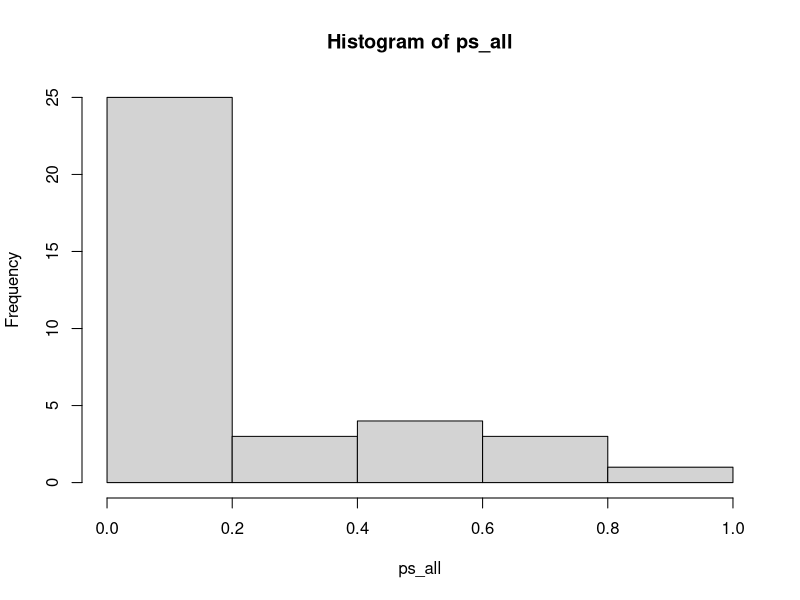
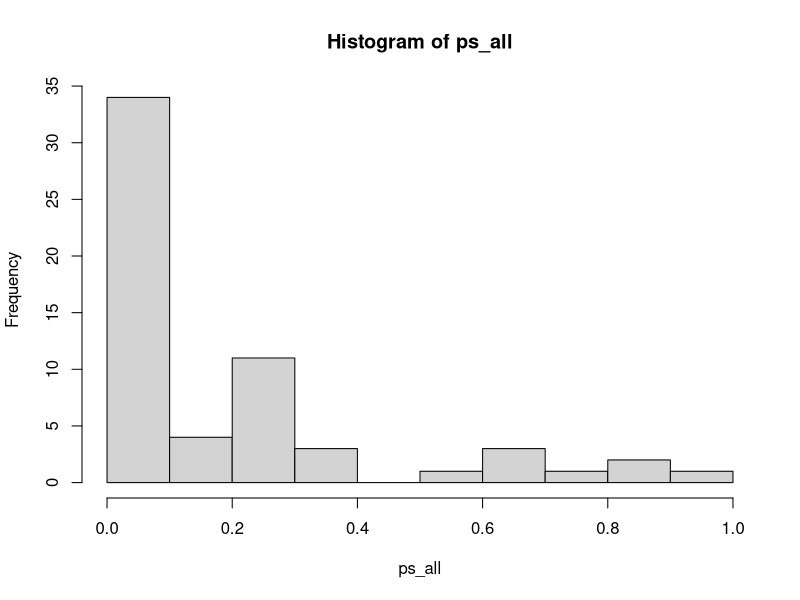
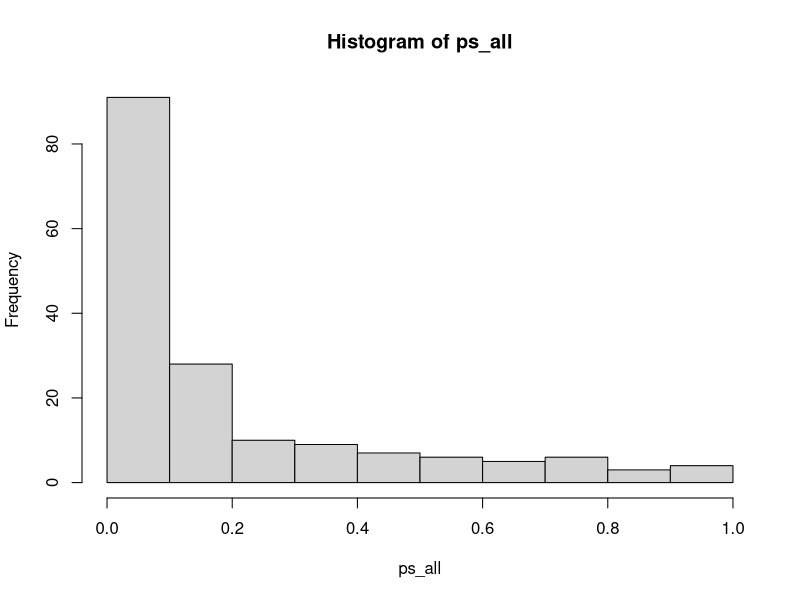
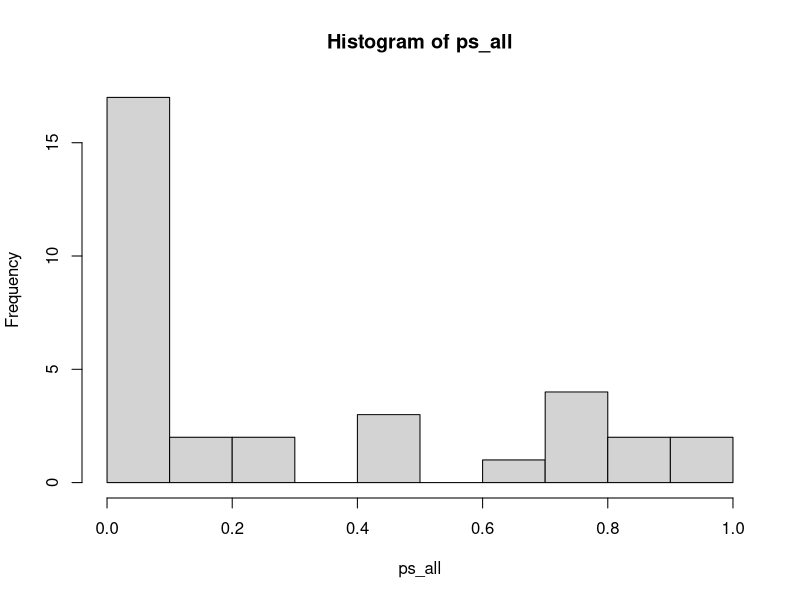
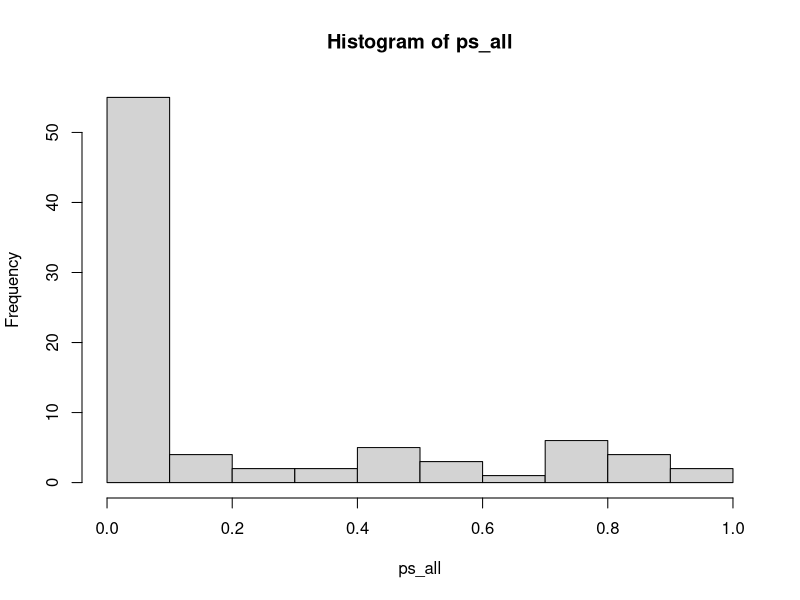
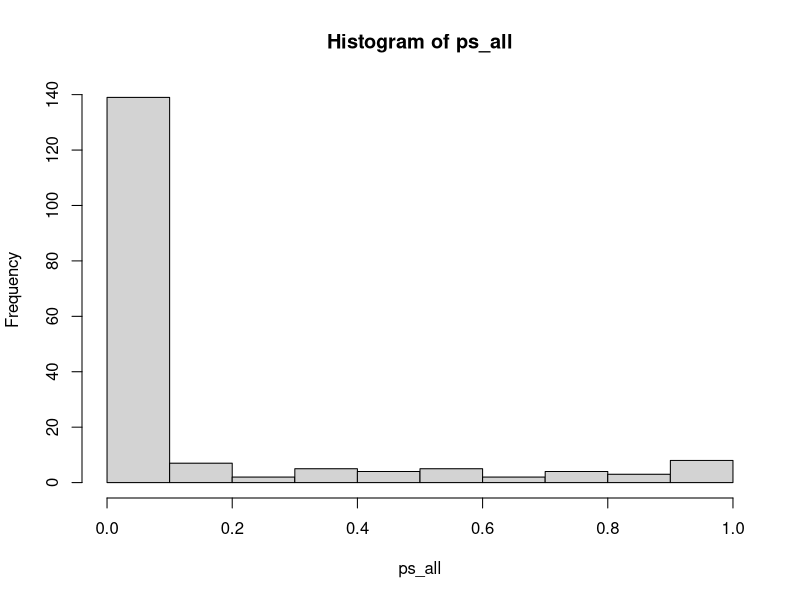
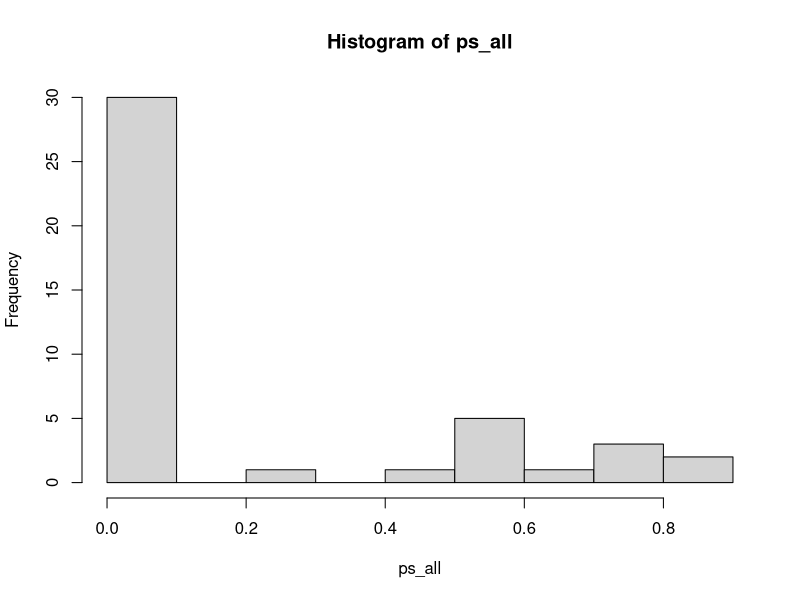
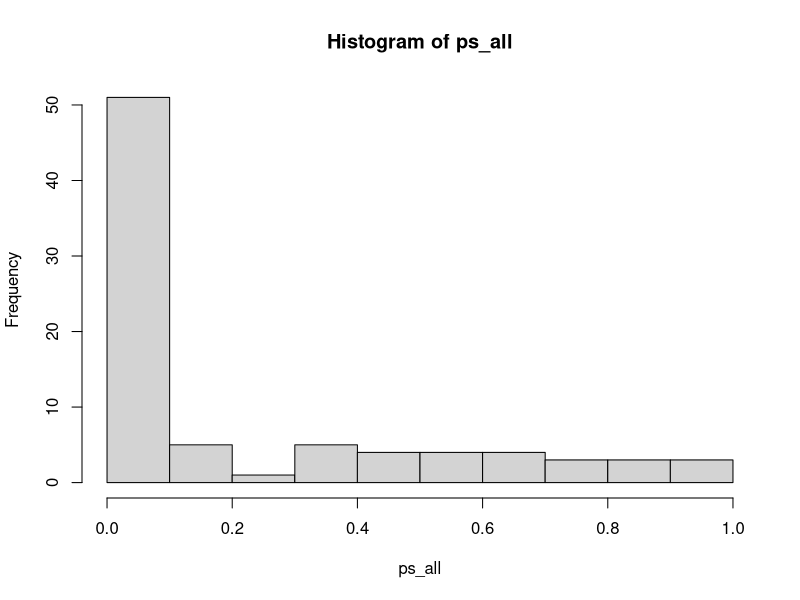

Generate these figures, in order, with R:
generate_data = function (n, p) {
  draws = rnorm(n*p)
  mat = matrix(draws, nrow = n)
  res = rnorm(n)
  return (list(covariates = mat, responses = res))
}

model_select = function (covariates, responses, cutoff) {
  my.lm = lm(responses ~ covariates)
  p_values = summary(my.lm)$coefficients[,4]
  ind = p_values <= cutoff
  ind = ind[2:length(ind)]
  retained = covariates[,ind]
  if (length(retained) == 0) return (vector(length = 0))
  else {
    new.lm = lm(responses ~ retained)
    new.p_values = summary(new.lm)$coefficients[,4]
    return (new.p_values)
  }
}


run_simulation = function (n_trials, n, p, cutoff) {
  ps = vector(mode = "list", length = n_trials)
  for (i in 1:n_trials) {
    dat = generate_data(n, p)
    ps[[i]] = model_select(dat$covariates, dat$responses, cutoff)
  }
  ps_all = Reduce(c, ps)
  if (!length(ps_all) == 0) hist(ps_all)
}

for (n in c(100, 1000, 10000)) {
  for (p in c(10, 20, 50)) {
    run_simulation(50, n, p, 0.05)
  }
}